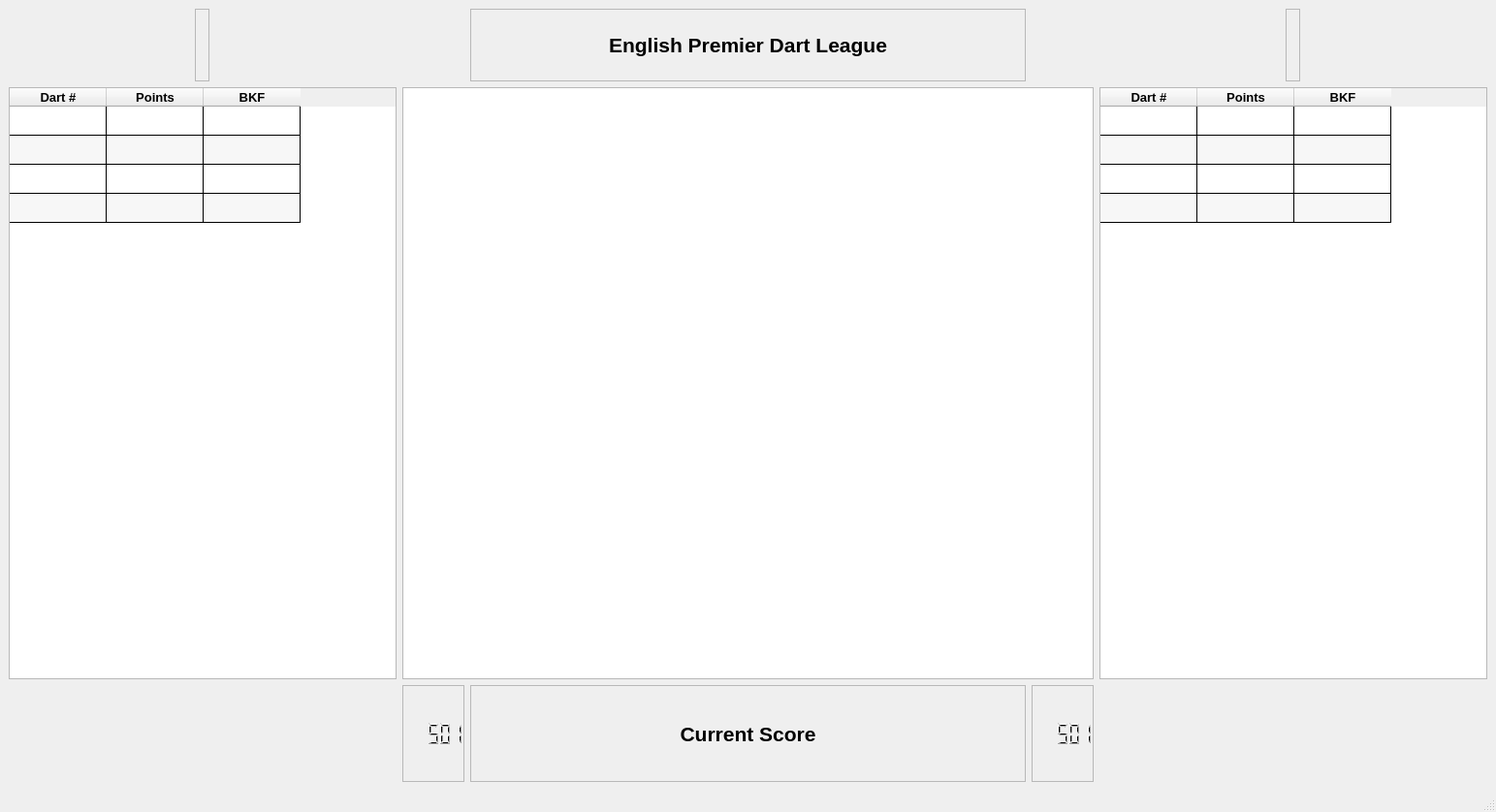
<?xml version="1.0" encoding="UTF-8"?>
<ui version="4.0">
 <class>Scoreboard</class>
 <widget class="QMainWindow" name="Scoreboard">
  <property name="geometry">
   <rect>
    <x>0</x>
    <y>0</y>
    <width>1543</width>
    <height>838</height>
   </rect>
  </property>
  <property name="windowTitle">
   <string>MainWindow</string>
  </property>
  <widget class="QWidget" name="centralwidget">
   <layout class="QGridLayout" name="gridLayout">
    <item row="1" column="4" alignment="Qt::AlignHCenter">
     <widget class="QLabel" name="label_3">
      <property name="sizePolicy">
       <sizepolicy hsizetype="Expanding" vsizetype="Minimum">
        <horstretch>0</horstretch>
        <verstretch>0</verstretch>
       </sizepolicy>
      </property>
      <property name="maximumSize">
       <size>
        <width>200</width>
        <height>16777215</height>
       </size>
      </property>
      <property name="font">
       <font>
        <family>Segoe UI</family>
        <pointsize>16</pointsize>
        <weight>75</weight>
        <bold>true</bold>
       </font>
      </property>
      <property name="layoutDirection">
       <enum>Qt::LeftToRight</enum>
      </property>
      <property name="styleSheet">
       <string notr="true"/>
      </property>
      <property name="frameShape">
       <enum>QFrame::StyledPanel</enum>
      </property>
      <property name="frameShadow">
       <enum>QFrame::Plain</enum>
      </property>
      <property name="lineWidth">
       <number>5</number>
      </property>
      <property name="midLineWidth">
       <number>1</number>
      </property>
      <property name="text">
       <string>&lt;Player 2 Name&gt;</string>
      </property>
      <property name="textFormat">
       <enum>Qt::AutoText</enum>
      </property>
      <property name="scaledContents">
       <bool>true</bool>
      </property>
      <property name="alignment">
       <set>Qt::AlignCenter</set>
      </property>
      <property name="wordWrap">
       <bool>false</bool>
      </property>
     </widget>
    </item>
    <item row="2" column="0">
     <widget class="QTableWidget" name="tableWidget">
      <property name="minimumSize">
       <size>
        <width>400</width>
        <height>0</height>
       </size>
      </property>
      <property name="maximumSize">
       <size>
        <width>200</width>
        <height>10000</height>
       </size>
      </property>
      <property name="styleSheet">
       <string notr="true">gridline-color: qlineargradient(spread:pad, x1:0, y1:0, x2:1, y2:0, stop:0 rgba(0, 0, 0, 255), stop:1 rgba(255, 255, 255, 255));</string>
      </property>
      <property name="sizeAdjustPolicy">
       <enum>QAbstractScrollArea::AdjustToContents</enum>
      </property>
      <property name="alternatingRowColors">
       <bool>true</bool>
      </property>
      <property name="showGrid">
       <bool>true</bool>
      </property>
      <property name="gridStyle">
       <enum>Qt::SolidLine</enum>
      </property>
      <attribute name="horizontalHeaderVisible">
       <bool>true</bool>
      </attribute>
      <attribute name="horizontalHeaderCascadingSectionResizes">
       <bool>true</bool>
      </attribute>
      <attribute name="horizontalHeaderDefaultSectionSize">
       <number>100</number>
      </attribute>
      <attribute name="horizontalHeaderHighlightSections">
       <bool>true</bool>
      </attribute>
      <attribute name="horizontalHeaderMinimumSectionSize">
       <number>100</number>
      </attribute>
      <attribute name="horizontalHeaderShowSortIndicator" stdset="0">
       <bool>false</bool>
      </attribute>
      <attribute name="horizontalHeaderStretchLastSection">
       <bool>false</bool>
      </attribute>
      <attribute name="verticalHeaderVisible">
       <bool>false</bool>
      </attribute>
      <attribute name="verticalHeaderCascadingSectionResizes">
       <bool>true</bool>
      </attribute>
      <row>
       <property name="text">
        <string>1</string>
       </property>
       <property name="font">
        <font>
         <pointsize>9</pointsize>
         <weight>50</weight>
         <bold>false</bold>
        </font>
       </property>
       <property name="background">
        <color>
         <red>161</red>
         <green>161</green>
         <blue>161</blue>
        </color>
       </property>
      </row>
      <row>
       <property name="text">
        <string>2</string>
       </property>
      </row>
      <row>
       <property name="text">
        <string>3</string>
       </property>
      </row>
      <row>
       <property name="text">
        <string>4</string>
       </property>
      </row>
      <column>
       <property name="text">
        <string>Dart #</string>
       </property>
       <property name="font">
        <font>
         <pointsize>10</pointsize>
         <weight>75</weight>
         <bold>true</bold>
        </font>
       </property>
      </column>
      <column>
       <property name="text">
        <string>Points</string>
       </property>
       <property name="font">
        <font>
         <pointsize>10</pointsize>
         <weight>75</weight>
         <bold>true</bold>
         <stylestrategy>PreferAntialias</stylestrategy>
        </font>
       </property>
      </column>
      <column>
       <property name="text">
        <string>BKF</string>
       </property>
       <property name="font">
        <font>
         <pointsize>10</pointsize>
         <weight>75</weight>
         <bold>true</bold>
        </font>
       </property>
      </column>
      <item row="1" column="0">
       <property name="text">
        <string/>
       </property>
      </item>
     </widget>
    </item>
    <item row="3" column="1">
     <widget class="QLCDNumber" name="lcdNumber_2">
      <property name="font">
       <font>
        <pointsize>9</pointsize>
       </font>
      </property>
      <property name="frameShape">
       <enum>QFrame::StyledPanel</enum>
      </property>
      <property name="frameShadow">
       <enum>QFrame::Plain</enum>
      </property>
      <property name="smallDecimalPoint">
       <bool>false</bool>
      </property>
      <property name="digitCount">
       <number>5</number>
      </property>
      <property name="mode">
       <enum>QLCDNumber::Dec</enum>
      </property>
      <property name="segmentStyle">
       <enum>QLCDNumber::Filled</enum>
      </property>
      <property name="value" stdset="0">
       <double>501.000000000000000</double>
      </property>
     </widget>
    </item>
    <item row="3" column="2">
     <widget class="QLabel" name="label_4">
      <property name="sizePolicy">
       <sizepolicy hsizetype="Expanding" vsizetype="Preferred">
        <horstretch>0</horstretch>
        <verstretch>0</verstretch>
       </sizepolicy>
      </property>
      <property name="minimumSize">
       <size>
        <width>102</width>
        <height>100</height>
       </size>
      </property>
      <property name="font">
       <font>
        <family>Segoe UI</family>
        <pointsize>16</pointsize>
        <weight>75</weight>
        <bold>true</bold>
       </font>
      </property>
      <property name="styleSheet">
       <string notr="true"/>
      </property>
      <property name="frameShape">
       <enum>QFrame::StyledPanel</enum>
      </property>
      <property name="frameShadow">
       <enum>QFrame::Plain</enum>
      </property>
      <property name="lineWidth">
       <number>5</number>
      </property>
      <property name="midLineWidth">
       <number>1</number>
      </property>
      <property name="text">
       <string>Current Score</string>
      </property>
      <property name="textFormat">
       <enum>Qt::AutoText</enum>
      </property>
      <property name="scaledContents">
       <bool>true</bool>
      </property>
      <property name="alignment">
       <set>Qt::AlignCenter</set>
      </property>
      <property name="wordWrap">
       <bool>false</bool>
      </property>
     </widget>
    </item>
    <item row="3" column="3">
     <widget class="QLCDNumber" name="lcdNumber">
      <property name="font">
       <font>
        <pointsize>9</pointsize>
       </font>
      </property>
      <property name="frameShape">
       <enum>QFrame::StyledPanel</enum>
      </property>
      <property name="frameShadow">
       <enum>QFrame::Plain</enum>
      </property>
      <property name="smallDecimalPoint">
       <bool>false</bool>
      </property>
      <property name="digitCount">
       <number>5</number>
      </property>
      <property name="mode">
       <enum>QLCDNumber::Dec</enum>
      </property>
      <property name="segmentStyle">
       <enum>QLCDNumber::Filled</enum>
      </property>
      <property name="value" stdset="0">
       <double>501.000000000000000</double>
      </property>
     </widget>
    </item>
    <item row="2" column="1" colspan="3">
     <widget class="QColumnView" name="columnView">
      <property name="minimumSize">
       <size>
        <width>0</width>
        <height>0</height>
       </size>
      </property>
      <property name="maximumSize">
       <size>
        <width>1000000</width>
        <height>16777215</height>
       </size>
      </property>
     </widget>
    </item>
    <item row="1" column="0" alignment="Qt::AlignHCenter">
     <widget class="QLabel" name="label_2">
      <property name="sizePolicy">
       <sizepolicy hsizetype="Expanding" vsizetype="Preferred">
        <horstretch>0</horstretch>
        <verstretch>0</verstretch>
       </sizepolicy>
      </property>
      <property name="maximumSize">
       <size>
        <width>200</width>
        <height>16777215</height>
       </size>
      </property>
      <property name="font">
       <font>
        <family>Segoe UI</family>
        <pointsize>16</pointsize>
        <weight>75</weight>
        <bold>true</bold>
       </font>
      </property>
      <property name="layoutDirection">
       <enum>Qt::LeftToRight</enum>
      </property>
      <property name="styleSheet">
       <string notr="true"/>
      </property>
      <property name="frameShape">
       <enum>QFrame::StyledPanel</enum>
      </property>
      <property name="frameShadow">
       <enum>QFrame::Plain</enum>
      </property>
      <property name="lineWidth">
       <number>5</number>
      </property>
      <property name="midLineWidth">
       <number>1</number>
      </property>
      <property name="text">
       <string>&lt;Player 1 Name&gt;</string>
      </property>
      <property name="textFormat">
       <enum>Qt::AutoText</enum>
      </property>
      <property name="scaledContents">
       <bool>true</bool>
      </property>
      <property name="alignment">
       <set>Qt::AlignCenter</set>
      </property>
      <property name="wordWrap">
       <bool>false</bool>
      </property>
     </widget>
    </item>
    <item row="1" column="2">
     <widget class="QLabel" name="label">
      <property name="sizePolicy">
       <sizepolicy hsizetype="Expanding" vsizetype="Preferred">
        <horstretch>0</horstretch>
        <verstretch>0</verstretch>
       </sizepolicy>
      </property>
      <property name="minimumSize">
       <size>
        <width>380</width>
        <height>75</height>
       </size>
      </property>
      <property name="font">
       <font>
        <family>Segoe UI</family>
        <pointsize>16</pointsize>
        <weight>75</weight>
        <bold>true</bold>
       </font>
      </property>
      <property name="styleSheet">
       <string notr="true"/>
      </property>
      <property name="frameShape">
       <enum>QFrame::StyledPanel</enum>
      </property>
      <property name="frameShadow">
       <enum>QFrame::Plain</enum>
      </property>
      <property name="lineWidth">
       <number>5</number>
      </property>
      <property name="midLineWidth">
       <number>1</number>
      </property>
      <property name="text">
       <string>English Premier Dart League</string>
      </property>
      <property name="textFormat">
       <enum>Qt::AutoText</enum>
      </property>
      <property name="scaledContents">
       <bool>true</bool>
      </property>
      <property name="alignment">
       <set>Qt::AlignCenter</set>
      </property>
      <property name="wordWrap">
       <bool>false</bool>
      </property>
     </widget>
    </item>
    <item row="2" column="4">
     <widget class="QTableWidget" name="tableWidget_2">
      <property name="sizePolicy">
       <sizepolicy hsizetype="Expanding" vsizetype="Expanding">
        <horstretch>0</horstretch>
        <verstretch>0</verstretch>
       </sizepolicy>
      </property>
      <property name="minimumSize">
       <size>
        <width>400</width>
        <height>0</height>
       </size>
      </property>
      <property name="maximumSize">
       <size>
        <width>400</width>
        <height>16777215</height>
       </size>
      </property>
      <property name="layoutDirection">
       <enum>Qt::LeftToRight</enum>
      </property>
      <property name="styleSheet">
       <string notr="true">gridline-color: qlineargradient(spread:pad, x1:0, y1:0, x2:1, y2:0, stop:0 rgba(0, 0, 0, 255), stop:1 rgba(255, 255, 255, 255));</string>
      </property>
      <property name="sizeAdjustPolicy">
       <enum>QAbstractScrollArea::AdjustToContents</enum>
      </property>
      <property name="alternatingRowColors">
       <bool>true</bool>
      </property>
      <property name="showGrid">
       <bool>true</bool>
      </property>
      <property name="gridStyle">
       <enum>Qt::SolidLine</enum>
      </property>
      <attribute name="horizontalHeaderVisible">
       <bool>true</bool>
      </attribute>
      <attribute name="horizontalHeaderCascadingSectionResizes">
       <bool>true</bool>
      </attribute>
      <attribute name="horizontalHeaderDefaultSectionSize">
       <number>100</number>
      </attribute>
      <attribute name="horizontalHeaderHighlightSections">
       <bool>true</bool>
      </attribute>
      <attribute name="horizontalHeaderMinimumSectionSize">
       <number>100</number>
      </attribute>
      <attribute name="horizontalHeaderShowSortIndicator" stdset="0">
       <bool>false</bool>
      </attribute>
      <attribute name="horizontalHeaderStretchLastSection">
       <bool>false</bool>
      </attribute>
      <attribute name="verticalHeaderVisible">
       <bool>false</bool>
      </attribute>
      <attribute name="verticalHeaderCascadingSectionResizes">
       <bool>true</bool>
      </attribute>
      <attribute name="verticalHeaderDefaultSectionSize">
       <number>30</number>
      </attribute>
      <attribute name="verticalHeaderMinimumSectionSize">
       <number>23</number>
      </attribute>
      <attribute name="verticalHeaderShowSortIndicator" stdset="0">
       <bool>false</bool>
      </attribute>
      <row>
       <property name="text">
        <string>1</string>
       </property>
       <property name="font">
        <font>
         <pointsize>9</pointsize>
         <weight>50</weight>
         <bold>false</bold>
        </font>
       </property>
       <property name="background">
        <color>
         <red>161</red>
         <green>161</green>
         <blue>161</blue>
        </color>
       </property>
      </row>
      <row>
       <property name="text">
        <string>2</string>
       </property>
      </row>
      <row>
       <property name="text">
        <string>3</string>
       </property>
      </row>
      <row>
       <property name="text">
        <string>4</string>
       </property>
      </row>
      <column>
       <property name="text">
        <string>Dart #</string>
       </property>
       <property name="font">
        <font>
         <pointsize>10</pointsize>
         <weight>75</weight>
         <bold>true</bold>
        </font>
       </property>
      </column>
      <column>
       <property name="text">
        <string>Points</string>
       </property>
       <property name="font">
        <font>
         <pointsize>10</pointsize>
         <weight>75</weight>
         <bold>true</bold>
         <stylestrategy>PreferAntialias</stylestrategy>
        </font>
       </property>
      </column>
      <column>
       <property name="text">
        <string>BKF</string>
       </property>
       <property name="font">
        <font>
         <pointsize>10</pointsize>
         <weight>75</weight>
         <bold>true</bold>
        </font>
       </property>
      </column>
      <item row="1" column="0">
       <property name="text">
        <string/>
       </property>
      </item>
     </widget>
    </item>
   </layout>
  </widget>
  <widget class="QStatusBar" name="statusbar"/>
 </widget>
 <resources/>
 <connections/>
</ui>
